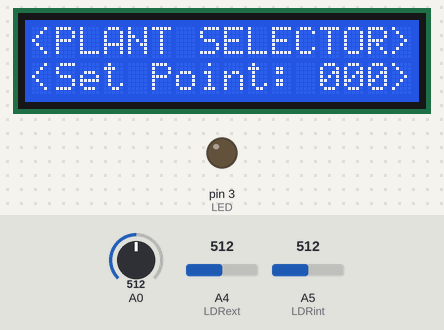
This sketch was run on a simulated Arduino Uno, built with avr-gcc and run on an emulated ATmega328P. Parts: 16×2 character LCD, output pins drawn as LEDs (lit = HIGH). The inputs (shaded band) are chosen by the test bench; at power-on: A0 = 512, A5 (LDRint) = 512, A4 (LDRext) = 512. What the sketch prints to the serial monitor is not drawn.

Above: at 2.1 s.
At 5.2 s:
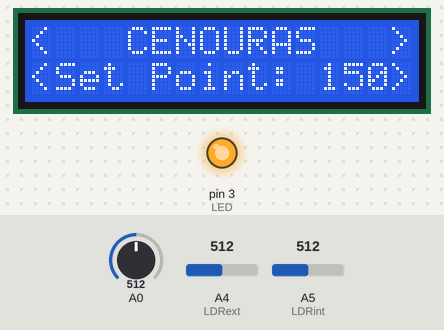
5.3 s: A0 set to 56
6.8 s: A0 set to 44
At 9.0 s:
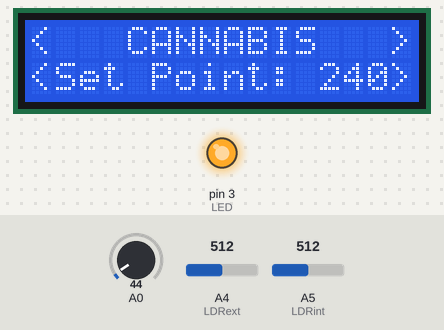
9.4 s: A5 (LDRint) set to 954
10.9 s: A5 (LDRint) set to 973
At 12.1 s:
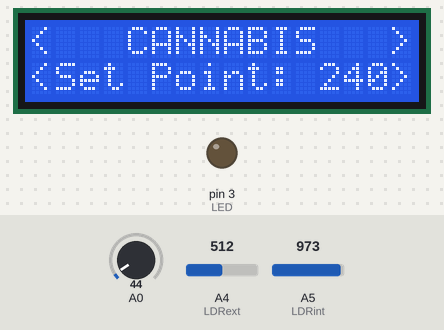
13.0 s: A5 (LDRint) set to 900
At 14.6 s:
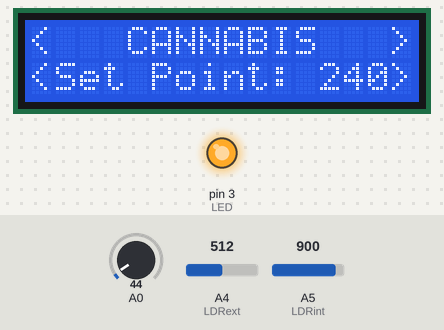
14.9 s: A5 (LDRint) set to 1023
At 16.5 s:
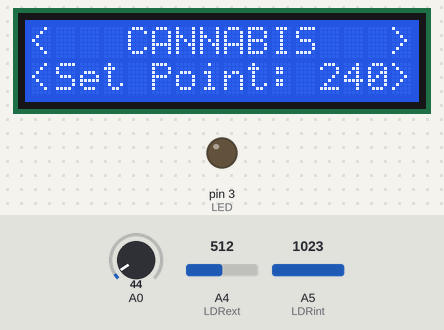
Timing chart, 0 to 17.7 s (numbered marks = the images above; inputs shaded):
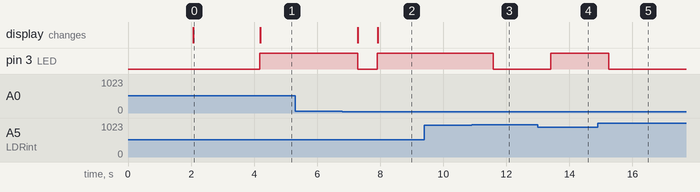

Measured:
- the behaviour switches between 50 and 49 on A0 (found by bisection; images 1 and 2)
- the behaviour switches between 962 and 963 on A5 (LDRint) (found by bisection; images 2 and 3)
- after the input at 5.3 s, every drawn part: stays the same
- after the input at 6.8 s, pin 3 (LED): HIGH → LOW after 0.48 s, → HIGH 0.62 s later; the display: first changes after 0.49 s (image 2 shows a later state)
- after the input at 9.4 s, every drawn part: stays the same
- after the input at 10.9 s, pin 3 (LED): HIGH → LOW after 0.68 s
- after the input at 13.0 s, pin 3 (LED): LOW → HIGH after 0.42 s
- after the input at 14.9 s, pin 3 (LED): HIGH → LOW after 0.36 s
- what the display in image 0 shows lasts 2.1 s, from 2.1 s to 4.2 s

The sketch:

Luminosidade_rev001.ino
```cpp
/*
Disciplina de Controle de Processos / 2024A
Prof Aline Kafer

Grupo:
Jonathan Bassani
Lucas E. Pandolfo
Maiquel Klein

Projeto 3: Sistema de Controle de Luminosidade para Estufas Agrícolas
*/


#include <LiquidCrystal.h>                  //Adiciona a biblioteca do display
LiquidCrystal lcd_1(8, 9, 4, 5, 6, 7);      //Botões da shield display 8=reset, 9=enter,
int LED = 3;
float LDRint = A5;
float LDRext = A4;
float lumInt = 0;
float lumExt = 0;
int catalogo = 0;
int spUmid = 0;
float setpoint = 0;
float erro = 0;
int pwm = 0;

void setup() {
  lcd_1.begin(16, 2);                          //Define o número de colunas e linhas do display
  lcd_1.setCursor(0, 0);                      //Define o cursor para a coluna 0, linha 0
  lcd_1.print("CONTROLE DE ");
  lcd_1.setCursor(0, 1);                      //Define o cursor para a coluna 0, linha 1
  lcd_1.print("LUMINOSIDADE");
  delay(2000);
  lcd_1.clear();
  Serial.begin(9600);

  pinMode(LED, OUTPUT);
  pinMode(LDRint, INPUT);
  pinMode(LDRext, INPUT);

  lcd_1.setCursor(0, 0);
  lcd_1.print("<PLANT SELECTOR>");
  lcd_1.setCursor(0, 1);
  lcd_1.print("<Set Point: 000>");
  delay(2000);
}

void cenoura() {
  lcd_1.clear();
  lcd_1.setCursor(0, 0);
  lcd_1.print("<   CENOURAS   >");
  lcd_1.setCursor(0, 1);
  lcd_1.print("<Set Point: 150>");
  setpoint = 150;
  spUmid = 130;
}
void feijao() {
  lcd_1.clear();
  lcd_1.setCursor(0, 0);
  lcd_1.print("<    FEIJAO    >");
  lcd_1.setCursor(0, 1);
  lcd_1.print("<Set Point: 075>");
  setpoint = 75;
  spUmid = 120;
}
void cannabis() {
  lcd_1.clear();
  lcd_1.setCursor(0, 0);
  lcd_1.print("<   CANNABIS   >");
  lcd_1.setCursor(0, 1);
  lcd_1.print("<Set Point: 240>");
  setpoint = 240;
  spUmid = 125;
}

void menu() {
  if(catalogo == 0){
    cenoura();
  } else if(catalogo == 1){
    feijao();
  } else if(catalogo == 2){
    cannabis();
  } else if (catalogo == 3){
    catalogo = 2;
  }  else if (catalogo == -1){
    catalogo = 0;
  }
}


void loop() {

  lumInt = analogRead(LDRint);
  lumInt = map(lumInt, 0, 1023, 0, 255);
  lumExt = analogRead(LDRext);
  lumExt = map(lumExt, 0, 1023, 0, 255);

void botao(); {
Serial.println(analogRead(0));                                          //Exibe a leitura do pino analógico A0 no monitor serial
  delay(100);

  if ((analogRead(0)) < 50) {                                           //Se a leitura for menor que 80 chama a função right
    catalogo++;
  } else if ((analogRead(0)) > 410 && (analogRead(0)) < 440) {         //Se a leitura for menor que 600 chama a função left
    catalogo--;
  } else if ((analogRead(0)) > 90 && (analogRead(0)) < 110) {         //Se a leitura for menor que 600 chama a função left
    spUmid++;
  } else if ((analogRead(0)) > 245 && (analogRead(0)) < 265) {         //Se a leitura for menor que 600 chama a função left
    spUmid--;
  }
}

menu();

erro = setpoint - lumInt;

  if (erro < 0) {
    pwm = 0;
  } else {
    pwm = erro;
  }
  digitalWrite(LED, pwm);

void monitor(); {
  Serial.print("LDR Ext: ");
  Serial.println(lumExt);
  Serial.print("Set Point: ");
  Serial.println(setpoint);
  Serial.print("LDR Int: ");
  Serial.println(lumInt);
  Serial.print("Erro: ");
  Serial.println(erro);
  Serial.print("LED: ");
  Serial.println(pwm);
  Serial.println( );

  delay(500);
}
}
```
